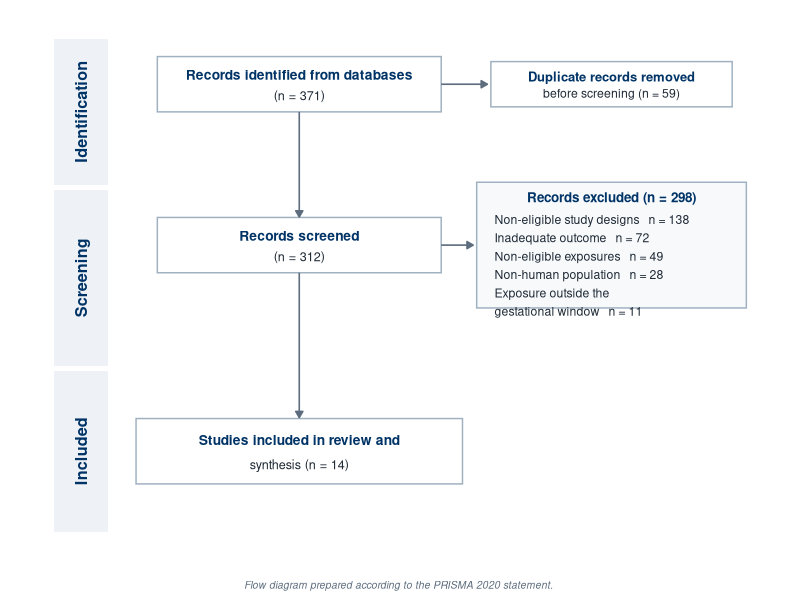
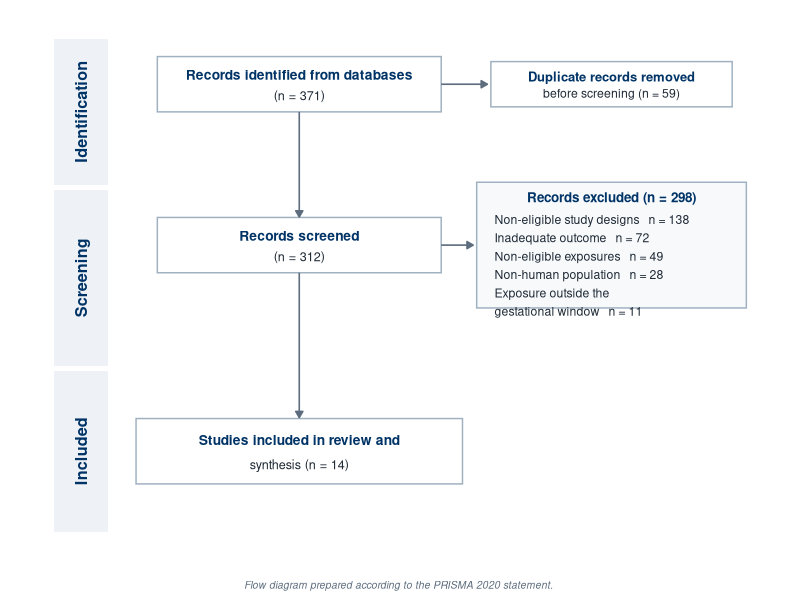

Source code (R) for these figures, in order:
# Figure 1 — PRISMA 2020 flow diagram
# Matches the navy figure family of the manuscript (cf. Figure2_Forest_Plots_JAMA.R).
# Counts reconciled to the screening record (primary source):
#   371 identified -> 59 duplicates -> 312 screened -> 298 excluded -> 14 included.
#   (Hales 2020 excluded at full text: outcome ascertained by a screening instrument
#    [Social Communication Questionnaire], not clinically diagnosed ASD — same outcome
#    criterion that excluded Teng 2022.)
# Square-cornered boxes follow the canonical PRISMA layout. To round the corners,
# add library(ggchicklet) and swap geom_rect() for geom_rrect().

suppressMessages({library(ggplot2); library(grid)})

navy <- "#003366"; ink <- "#1f2a36"; gray <- "#5d6d7e"
bdr  <- "#9fb0c0"; excl_fill <- "#f7f9fb"; band <- "#eef2f6"
FONT <- "sans"

## ---- box geometry on a 0-100 x 0-100 canvas ----
rects <- data.frame(
  id   = c("idn","dup","scr","exc","inc"),
  cx   = c(36,   80,   36,   80,   36),
  cy   = c(90,   90,   58,   58,   17),
  w    = c(40,   34,   40,   38,   46),
  h    = c(11,   9,    11,   25,   13),
  fill = c("white","white","white",excl_fill,"white"),
  stringsAsFactors = FALSE
)
rects$xmin <- rects$cx - rects$w/2; rects$xmax <- rects$cx + rects$w/2
rects$ymin <- rects$cy - rects$h/2; rects$ymax <- rects$cy + rects$h/2
g <- function(i) rects[rects$id == i, ]

bands <- data.frame(
  xmin = 1.5, xmax = 9,
  ymin = c(70, 34, 1), ymax = c(99, 69, 33),
  lab  = c("Identification","Screening","Included"),
  ly   = c(84.5, 51.5, 17)
)

p <- ggplot() +
  geom_rect(data = bands, aes(xmin = xmin, xmax = xmax, ymin = ymin, ymax = ymax),
            fill = band, color = NA) +
  geom_text(data = bands, aes(x = (xmin + xmax)/2, y = ly, label = lab),
            angle = 90, fontface = "bold", color = navy, size = 4.1, family = FONT) +
  geom_rect(data = rects, aes(xmin = xmin, xmax = xmax, ymin = ymin, ymax = ymax, fill = fill),
            color = bdr, linewidth = 0.5) +
  scale_fill_identity()

## ---- centered boxes (bold title + body line) ----
add_centered <- function(p, r, title, body, ts = 3.5, bs = 3.2) {
  p +
    annotate("text", x = r$cx, y = r$cy + 0.17 * r$h, label = title,
             fontface = "bold", color = navy, size = ts, family = FONT) +
    annotate("text", x = r$cx, y = r$cy - 0.20 * r$h, label = body,
             color = ink, size = bs, family = FONT)
}
p <- add_centered(p, g("idn"), "Records identified from databases", "(n = 371)")
p <- add_centered(p, g("dup"), "Duplicate records removed", "before screening (n = 59)", ts = 3.3, bs = 3.1)
p <- add_centered(p, g("scr"), "Records screened", "(n = 312)")
p <- add_centered(p, g("inc"), "Studies included in review and", "synthesis (n = 14)")

## ---- exclusion box (centered bold header + left-aligned body) ----
exc <- g("exc")
p <- p +
  annotate("text", x = exc$cx, y = exc$ymax - 3, label = "Records excluded (n = 298)",
           fontface = "bold", color = navy, size = 3.4, family = FONT) +
  annotate("text", x = exc$xmin + 2.5, y = exc$ymax - 6.5, hjust = 0, vjust = 1,
           label = paste("Non-eligible study designs   n = 138",
                         "Inadequate outcome   n = 72",
                         "Non-eligible exposures   n = 49",
                         "Non-human population   n = 28",
                         "Exposure outside the",
                         "gestational window   n = 11", sep = "\n"),
           color = ink, size = 3.1, family = FONT, lineheight = 1.25)

## ---- arrows ----
ar  <- arrow(length = unit(0.18, "cm"), type = "closed")
seg <- function(p, x, xe, y, ye)
  p + annotate("segment", x = x, xend = xe, y = y, yend = ye,
               arrow = ar, color = gray, linewidth = 0.55)
# vertical (down the main column)
p <- seg(p, 36, 36, 84.5, 63.6)   # identified  -> screened
p <- seg(p, 36, 36, 52.5, 23.7)   # screened    -> included
# horizontal (out to the exclusion boxes)
p <- seg(p, 56, 62.5, 90, 90)     # identified  -> duplicates removed
p <- seg(p, 56, 60.5, 58, 58)     # screened    -> records excluded

p <- p +
  coord_cartesian(xlim = c(0, 100), ylim = c(-2, 100), clip = "off") +
  labs(caption = "Flow diagram prepared according to the PRISMA 2020 statement.") +
  theme_void() +
  theme(plot.caption = element_text(hjust = 0.5, size = 7.5, color = gray,
                                    face = "italic", family = FONT, margin = margin(t = 6)),
        plot.margin = margin(6, 8, 6, 6))

ggsave("Figure1_PRISMA_FlowDiagram.pdf", p, width = 8.8, height = 9.8, device = cairo_pdf)  # vector: preferred for line art
ggsave("Figure1_PRISMA_FlowDiagram.png", p, width = 8.8, height = 9.8, dpi = 600, bg = "white")  # 600 dpi raster (JAMA min. 350)
cat("Figure 1 rendered.\n")
